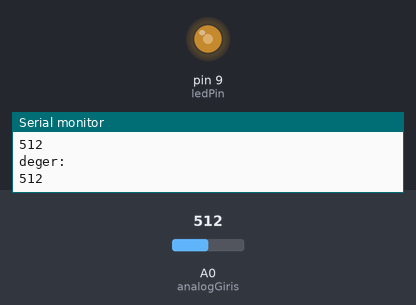
Simulated run of this sketch. Board: Arduino Uno, built with avr-gcc and run on an emulated ATmega328P. Parts: output pins drawn as LEDs (lit = HIGH), the last lines printed to the serial monitor. The test bench sets the inputs (shaded band); at power-on: A0 (analogGiris) = 512.

Above: at 1.2 s.
1.3 s: A0 (analogGiris) set to 716
At 2.5 s:
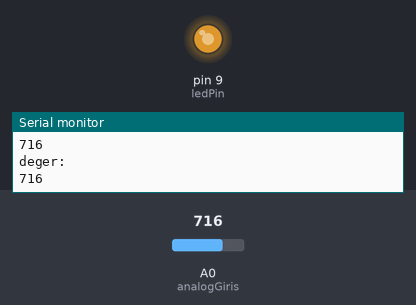
2.9 s: A0 (analogGiris) set to 900
At 3.9 s:
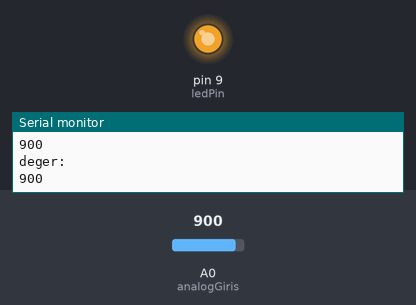
4.5 s: A0 (analogGiris) set to 122
At 5.4 s:
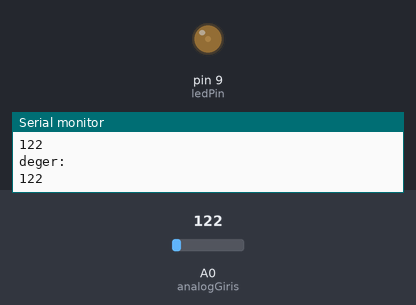
6.1 s: A0 (analogGiris) set to 0
At 6.8 s:
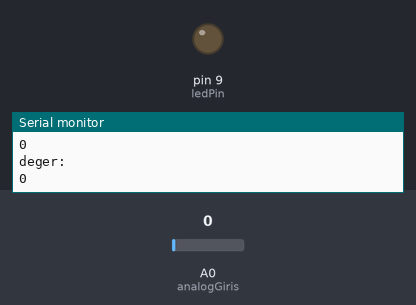
7.7 s: A0 (analogGiris) set to 511
At 8.2 s:
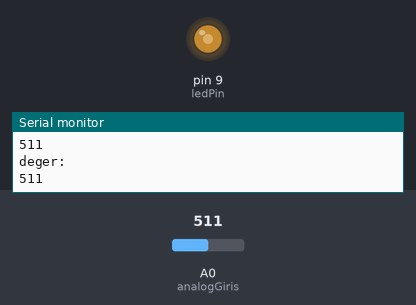
Timing chart, 0 to 10.3 s (numbered marks = the images above; inputs shaded):
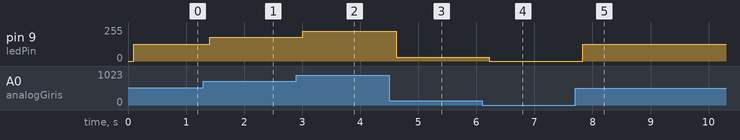

The sketch:

potansiyometre_yuruyen.ino
```cpp
const int analogGiris = A0;
const int ledPin=9;

void setup() {
  // put your setup code here, to run once:
  pinMode(analogGiris,INPUT);
  Serial.begin(9600);
  pinMode(ledPin,OUTPUT);
}

void loop() {
  // put your main code here, to run repeatedly:
  int deger = analogRead(analogGiris);
  Serial.println("deger:");
  Serial.println(deger);
  delay(100);
  int ledDeger=map(deger,0,1023,0,255);
  analogWrite(ledPin,ledDeger);
}
```

Measured:
- after the input at 1.3 s, pin 9 (ledPin): 127/255 → 178/255 after 0.11 s
- after the input at 2.9 s, pin 9 (ledPin): 178/255 → 224/255 after 0.11 s
- after the input at 4.5 s, pin 9 (ledPin): 224/255 → 30/255 after 0.12 s
- after the input at 6.1 s, pin 9 (ledPin): 30/255 → 0/255 after 0.13 s
- after the input at 7.7 s, pin 9 (ledPin): 0/255 → 127/255 after 0.13 s
